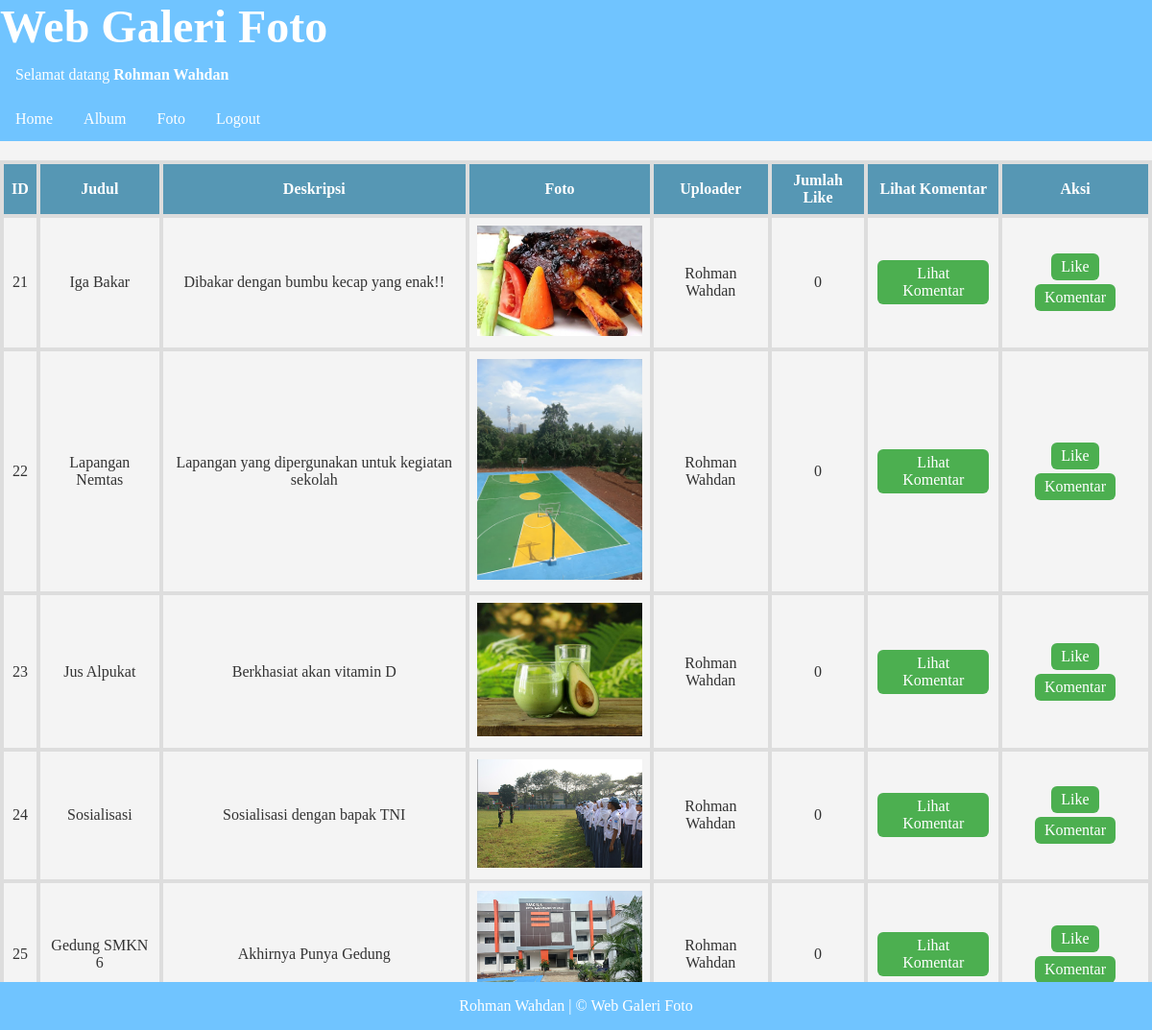
/index.php?login_success=true (signed in), run on the app's committed database.
### tables this page shows
CREATE TABLE `foto` (
  `fotoid` int(11) NOT NULL,
  `judulfoto` varchar(255) NOT NULL,
  `deskripsifoto` text NOT NULL,
  `tanggalunggah` date NOT NULL,
  `lokasifile` varchar(255) NOT NULL,
  `albumid` int(11) NOT NULL,
  `userid` int(11) NOT NULL
);

CREATE TABLE `user` (
  `userid` int(11) NOT NULL,
  `username` varchar(255) NOT NULL,
  `password` varchar(255) NOT NULL,
  `email` varchar(255) NOT NULL,
  `namalengkap` varchar(255) NOT NULL,
  `alamat` text NOT NULL
);

### index.php (the view, shortened to what this page needs)
<!DOCTYPE html>
<html lang="en">
<head>
</head>
<body>
    <h1>Web Galeri Foto</h1>
    <?php
        if(!isset($_SESSION['userid'])){
    ?>
            <ul>
                <li><a href="register.php">Register</a></li>
                <li><a href="login.php">Login</a></li>
            </ul>
    <?php
        }else{
    ?>
        <ul>
        <li><a>Selamat datang <b><?=$_SESSION['namalengkap']?></b></a><li>
        </ul>
        <ul>
            <li><a href="index.php">Home</a></li>
            <li><a href="album.php">Album</a></li>
            <li><a href="foto.php">Foto</a></li>
            <li><a href="logout.php">Logout</a></li>
        </ul>
    <?php
        }
    ?>
    <table width="100%" border="1" cellpadding="5" cellspacing="0">
        <tr>
            <th>ID</th>
            <th>Judul</th>
            <th>Deskripsi</th>
            <th>Foto</th>
            <th>Uploader</th>
            <th>Jumlah Like</th>
            <th>Lihat Komentar</th>
            <th>Aksi</th>
        </tr>
        <?php
            include "koneksi.php";
            $sql=mysqli_query($conn,"SELECT * FROM foto,user WHERE foto.userid=user.userid");
            while($data=mysqli_fetch_array($sql)){
        ?>
            <tr>
                <td><?=$data['fotoid']?></td>
                <td><?=$data['judulfoto']?></td>
                <td><?=$data['deskripsifoto']?></td>
                <td>
                    <img src="gambar/<?=$data['lokasifile']?>" width="200px">
                </td>
                <td><?=$data['namalengkap']?></td>
                <td>
                    <?php
                        $fotoid=$data['fotoid'];
                        $sql2=mysqli_query($conn,"SELECT * from likefoto where fotoid='$fotoid'");
                        echo mysqli_num_rows($sql2);
                    ?>
                </td>
                <td>
                    <a href="lihatkomentar.php?fotoid=<?=$data['fotoid']?>">Lihat Komentar</a>
                </td>
                <td>
                    <a href="like.php?fotoid=<?=$data['fotoid']?>">Like</a>
                    <a href="komentar.php?fotoid=<?=$data['fotoid']?>">Komentar</a>
                </td>
            </tr>
        <?php
            }
        ?>
    </table>
    <div class="footer">
  <p>Rohman Wahdan | &copy; Web Galeri Foto</p>
</div>
</body>
</html>

### index.php (style rules this page uses)
body { font-family: "Lucida Console"; margin: 0; padding: 0; background-color: #f4f4f4; color: #333; }
h1 { display: block; font: 3em Lucida; font-weight: bold; margin: 0; padding: 0; color: white; background-color: #70c4ff; }
ul { list-style-type: none; margin: 0; padding: 0; overflow: hidden; background-color: #70c4ff }
li { float: left; }
li a { display: block; color: white; text-align: center; padding: 14px 16px; text-decoration: none; }
table { width: 100%; border-collapse: collapse; margin-top: 20px; }
th, td { border: 4px solid #ddd; padding: 8px; text-align: center; }
th { background-color: #5697b4; color: white; }
img { max-width: 100%; height: auto; }
td a { text-decoration: none; padding: 5px 10px; margin: 2px; display: inline-block; background-color: #4CAF50; color: white; border-radius: 6px; }
.footer { position: fixed; left: 0; bottom: 0; width: 100%; background-color: #70c4ff; color: white; text-align: center; }

### data on the page
foto: fotoid "21", judulfoto "Iga Bakar", deskripsifoto "Dibakar dengan bumbu kecap yang enak!!", lokasifile (picture), userid.namalengkap "Rohman Wahdan", mysqli_num_rows($sql2) "0"
foto: fotoid "22", judulfoto "Lapangan Nemtas", deskripsifoto "Lapangan yang dipergunakan untuk kegiatan sekolah", lokasifile (picture), userid.namalengkap "Rohman Wahdan", mysqli_num_rows($sql2) "0"
foto: fotoid "23", judulfoto "Jus Alpukat", deskripsifoto "Berkhasiat akan vitamin D", lokasifile (picture), userid.namalengkap "Rohman Wahdan", mysqli_num_rows($sql2) "0"
foto: fotoid "24", judulfoto "Sosialisasi", deskripsifoto "Sosialisasi dengan bapak TNI", lokasifile (picture), userid.namalengkap "Rohman Wahdan", mysqli_num_rows($sql2) "0"
foto: fotoid "25", judulfoto "Gedung SMKN 6", deskripsifoto "Akhirnya Punya Gedung", lokasifile (picture), userid.namalengkap "Rohman Wahdan", mysqli_num_rows($sql2) "0"

### other printed values
$_SESSION['namalengkap'] "Rohman Wahdan"
